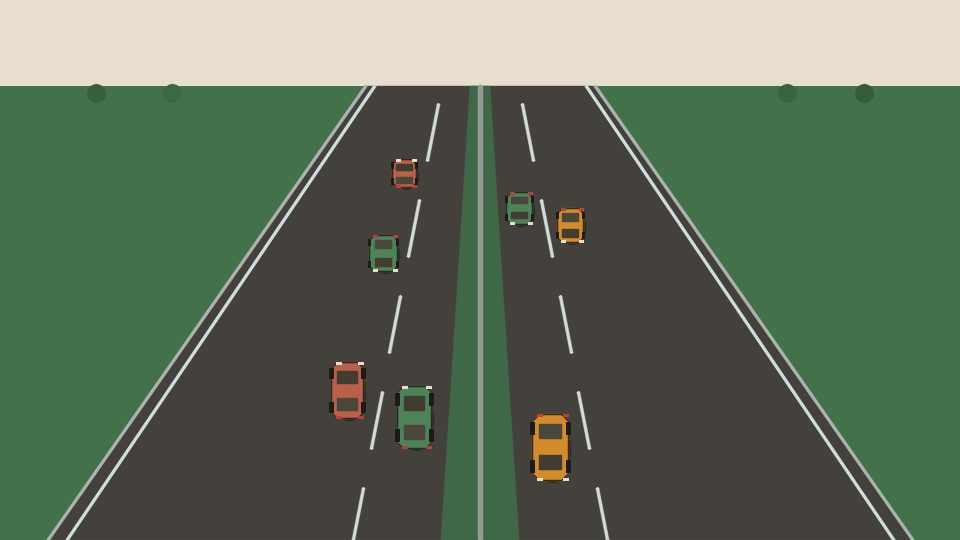
#> input picture tests/fixtures/direction_flow_recording/frame-000020.jpg, 960 x 540 px
$ python -i motion.py   (imports and definitions only)
#> lines starting #> are read from the running program, lines starting #| are printed output that depends on the picture
#> further down, picture is the input picture: shape (540, 960, 3); mean B, G, R 91.4, 112, 96.8
### src/visionflow/media.py
"""Image, video, and explicitly permitted camera sources for VisionFlow."""

from __future__ import annotations

import math
import time
from collections.abc import Iterator, Mapping
from pathlib import Path
from typing import Protocol

import cv2
import numpy as np

from visionflow.contracts import Frame, InputConfig, MediaError


MAX_IMAGE_BYTES = 20 * 1024 * 1024
MAX_IMAGE_PIXELS = 16_000_000
MAX_IMAGE_DIMENSION = 8_192
MAX_VIDEO_BYTES = 256 * 1024 * 1024


class FrameSource(Protocol):
    """A stateful source whose cursor can continue across workflow steps."""

    source_id: str

    def read(self) -> Frame | None:
        """Return the next frame, or None when this source is exhausted."""

    def close(self) -> None:
        """Release any source resources."""


def _validate_positive_frame_limit(max_frames: int) -> None:
    if isinstance(max_frames, bool) or not isinstance(max_frames, int) or max_frames <= 0:
        raise MediaError("max_frames must be a strictly positive integer")


def _validate_image_array(image: np.ndarray, *, label: str = "image") -> tuple[int, int]:
#> called with label = 'frame'
    if not isinstance(image, np.ndarray):
        raise MediaError(f"{label} must be a NumPy array")
    if image.dtype != np.uint8:
        raise MediaError(f"{label} must use uint8 pixels")
    if image.ndim == 2:
        height, width = image.shape
    elif image.ndim == 3 and image.shape[2] in (3, 4):
        height, width = image.shape[:2]
#> height = 540; width = 960
    else:
        raise MediaError(f"{label} must be grayscale, BGR, or BGRA")
    if width <= 0 or height <= 0:
        raise MediaError(f"{label} must not be empty")
    if width > MAX_IMAGE_DIMENSION or height > MAX_IMAGE_DIMENSION:
        raise MediaError(f"{label} resolution exceeds the dimension limit")
    if width * height > MAX_IMAGE_PIXELS:
        raise MediaError(f"{label} resolution exceeds the pixel limit")
    return width, height


# [31 lines left out: function read_image, not called in this run]


class ImageSource:
    """Read one image as one frame, then report end of input."""

    # [16 lines left out: functions __init__, read, not called in this run]

    def close(self) -> None:
        self._closed = True


class _CaptureSource:
    """Shared bounded cursor and cleanup logic for video and camera captures."""

    # [25 lines left out: function __init__, not called in this run]

    def read(self) -> Frame | None:
        return self._read_current_position()

    # [123 lines left out: functions _read_current_position, _capture_frame_index, close, not called in this run]


class VideoSource(_CaptureSource):
    """Stream a video file with one persistent cursor and a total frame cap."""

    # [122 lines left out: functions __init__, native_fps, timeline_position_seconds, observation_timeline_position_seconds, observation_timeline_position_seconds, read_at, not called in this run]


class CameraSource(_CaptureSource):
    """Open exactly one approved camera device ID; never enumerate devices."""

    # [63 lines left out: functions __init__, open_source, iter_video, not called in this run]


__all__ = [
    "CameraSource",
    "FrameSource",
    "ImageSource",
    "VideoSource",
    "iter_video",
    "open_source",
    "read_image",
]

### src/visionflow/tools/motion.py
"""Stateful frame-difference motion measurements."""

from __future__ import annotations

import cv2
import numpy as np

from visionflow.contracts import MediaError
from visionflow.media import _validate_image_array


DEFAULT_DIFFERENCE_THRESHOLD = 25


def _grayscale(frame: np.ndarray) -> np.ndarray:
    _validate_image_array(frame, label="frame")
    try:
        if frame.ndim == 2:
            return frame
        if frame.shape[2] == 3:
            return cv2.cvtColor(frame, cv2.COLOR_BGR2GRAY)
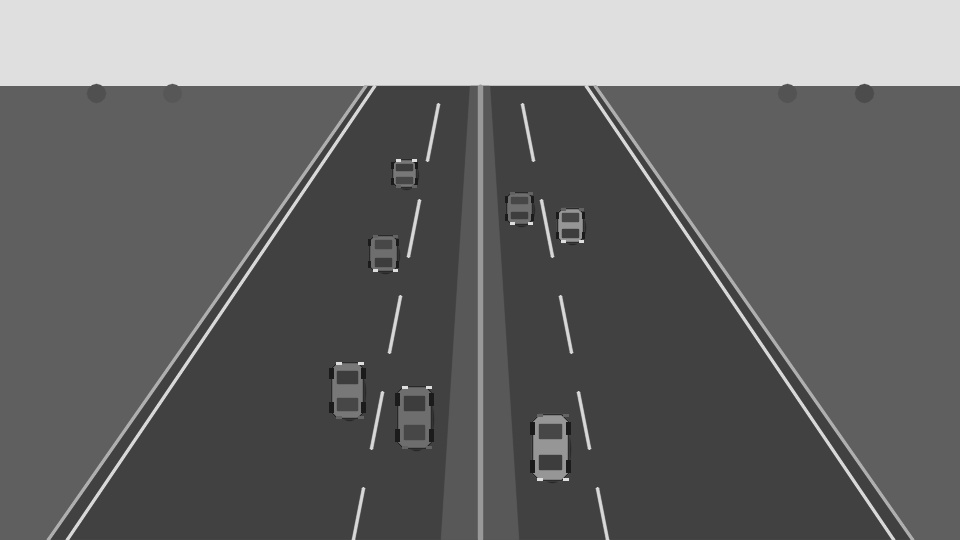
#> returned value: shape (540, 960); min 21, max 230, mean 105.1
        return cv2.cvtColor(frame, cv2.COLOR_BGRA2GRAY)
    except cv2.error as exc:
        raise MediaError("cannot convert frame to grayscale") from exc


class MotionAnalyzer:
    """Compare consecutive frames; each instance owns an isolated warm-up state."""

    def __init__(self) -> None:
        self._previous_gray: np.ndarray | None = None
        self._previous_shape: tuple[int, ...] | None = None

    def update(self, frame: np.ndarray) -> dict[str, object]:
        gray = _grayscale(frame)
        shape = tuple(frame.shape)
#> shape = (540, 960, 3)
        if self._previous_gray is None:
            self._previous_gray = gray.copy()
            self._previous_shape = shape
#> self._previous_shape = (540, 960, 3)
            return {"motion_pixels": 0, "regions": [], "warmup": True}
        if shape != self._previous_shape:
            raise MediaError("frame shape changed during motion analysis")

        try:
            difference = cv2.absdiff(self._previous_gray, gray)
            _, mask = cv2.threshold(
                difference,
                DEFAULT_DIFFERENCE_THRESHOLD,
                255,
                cv2.THRESH_BINARY,
            )
            motion_pixels = int(cv2.countNonZero(mask))
            contours, _ = cv2.findContours(
                mask.copy(),
                cv2.RETR_EXTERNAL,
                cv2.CHAIN_APPROX_SIMPLE,
            )
            regions = []
            for contour in contours:
                x, y, width, height = cv2.boundingRect(contour)
                regions.append(
                    {"x": int(x), "y": int(y), "width": int(width), "height": int(height)}
                )
            regions.sort(key=lambda region: (region["y"], region["x"]))
        except cv2.error as exc:
            raise MediaError("cannot calculate frame motion") from exc

        self._previous_gray = gray.copy()
        self._previous_shape = shape
        return {
            "motion_pixels": motion_pixels,
            "regions": regions,
            "warmup": False,
        }


__all__ = ["MotionAnalyzer"]

>>> import cv2
>>> picture = cv2.imread('../../../tests/fixtures/direction_flow_recording/frame-000020.jpg')
>>> result = MotionAnalyzer().update(picture)
#> result = {'motion_pixels': 0, 'regions': [], 'warmup': True}
